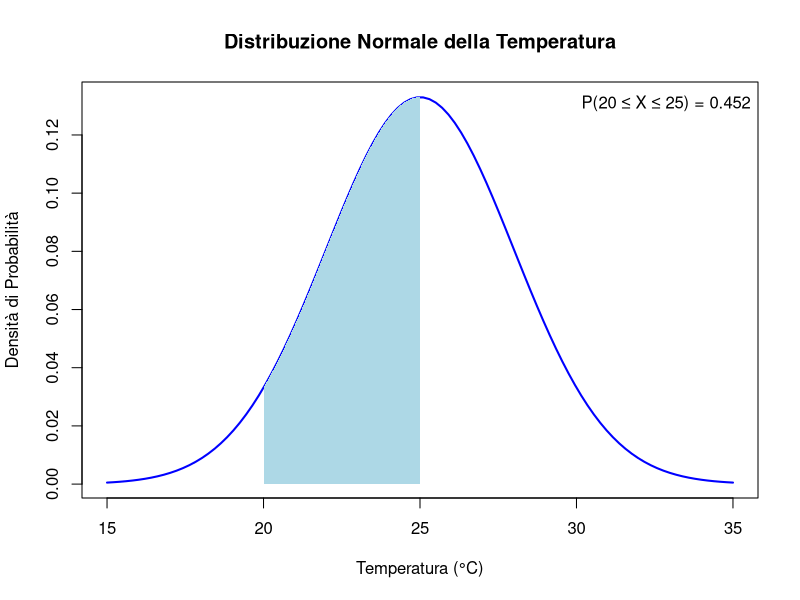
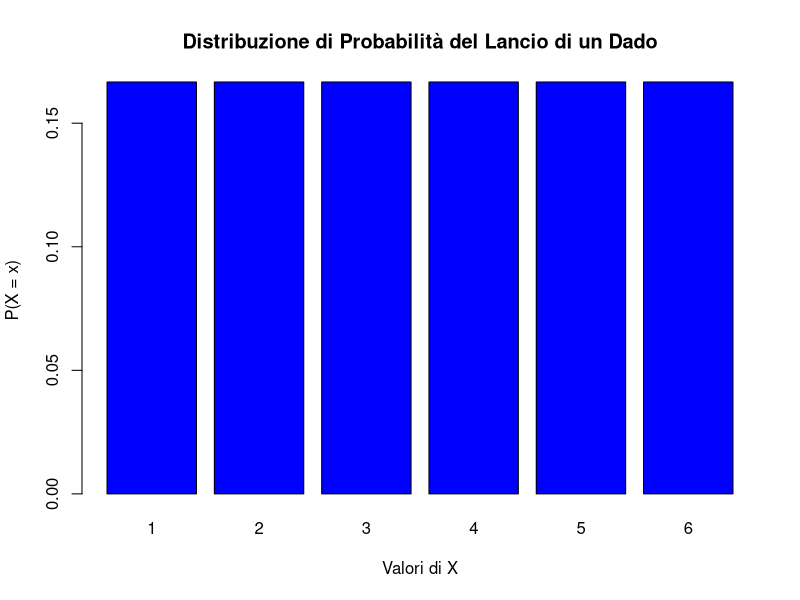
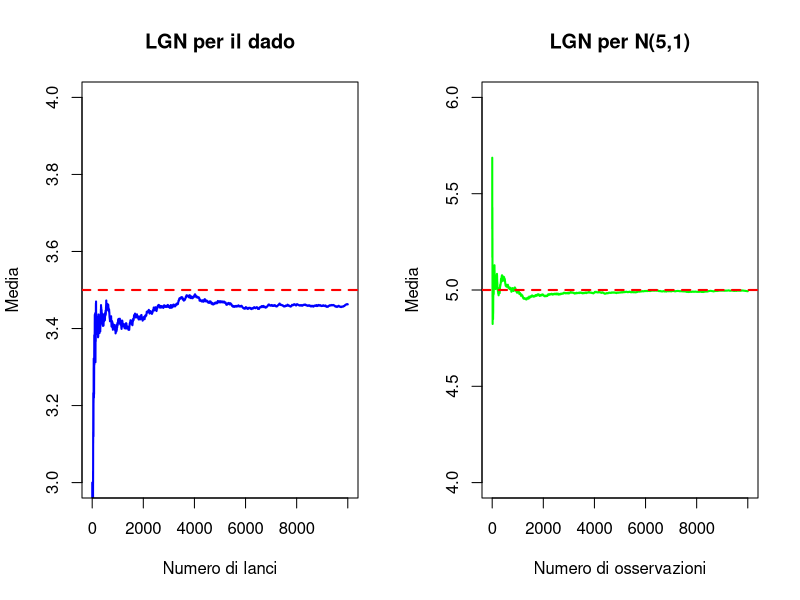
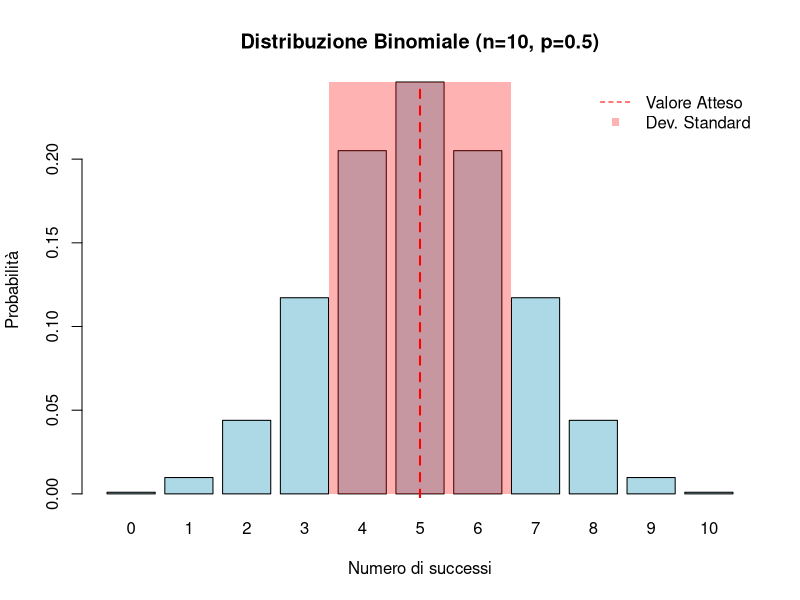
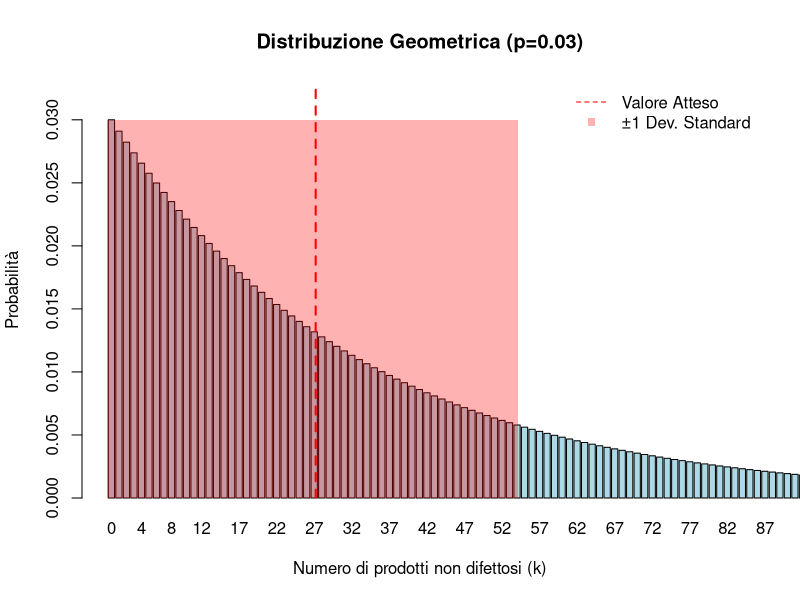
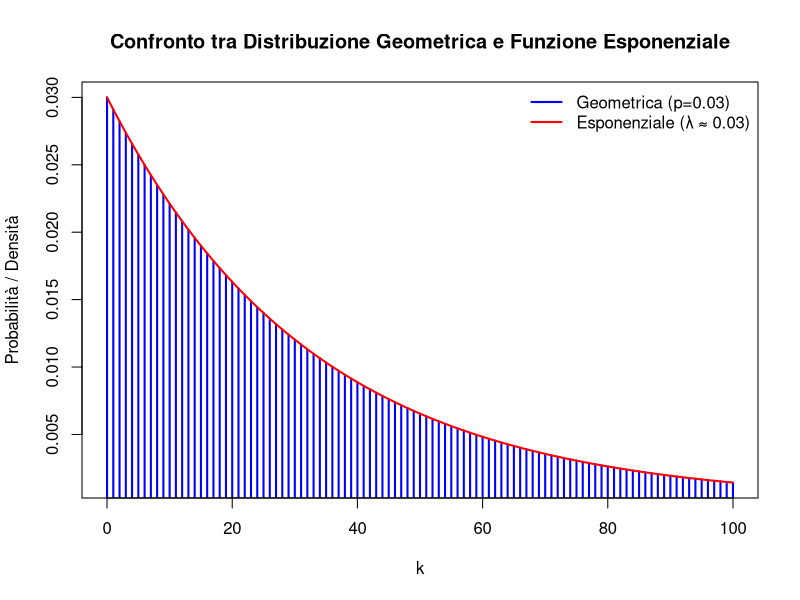
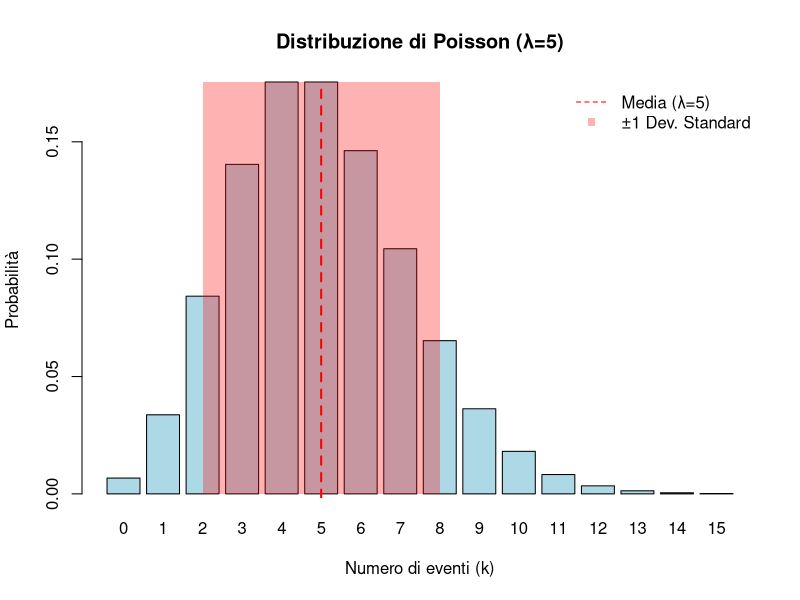
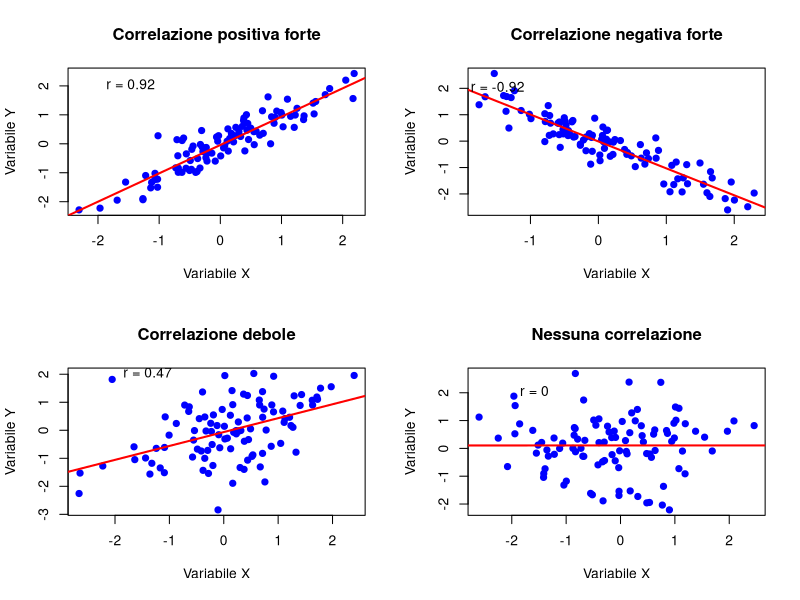

Write R code to recreate these figures, in order.
# Parametri della distribuzione normale
mu <- 25  # Media della temperatura
sigma <- 3  # Deviazione standard

# Generiamo valori tra 15 e 35
x <- seq(15, 35, length=100)

# Calcoliamo la funzione di densità di probabilità (PDF)
pdf_vals <- dnorm(x, mean=mu, sd=sigma)

# Creiamo il grafico della distribuzione normale
plot(x, pdf_vals, type="l", col="blue", lwd=2,
     main="Distribuzione Normale della Temperatura",
     xlab="Temperatura (°C)", ylab="Densità di Probabilità")

# Evidenziamo la probabilità che la temperatura sia tra 20 e 25
x_fill <- seq(20, 25, length=100)
y_fill <- dnorm(x_fill, mean=mu, sd=sigma)
polygon(c(20, x_fill, 25), c(0, y_fill, 0), col="lightblue", border=NA)

# Mostriamo la probabilità calcolata
prob <- pnorm(25, mean=mu, sd=sigma) - pnorm(20, mean=mu, sd=sigma)
legend("topright", legend=sprintf("P(20 ≤ X ≤ 25) = %.3f", prob), bty="n")

# -----------------------------------------------

# Possibili valori della variabile X
X <- 1:6  

# Probabilità associate (dado equo)
prob_X <- rep(1/6, 6)  

# Grafico della funzione di massa di probabilità (PMF)
barplot(prob_X, names.arg = X, col = "blue",
        main = "Distribuzione di Probabilità del Lancio di un Dado",
        xlab = "Valori di X", ylab = "P(X = x)", border = "black")

# ----------------------- LGN -----------------------

set.seed(42)  # Per riproducibilità

# Variabile discreta: Lancio di un dado
n <- 10000
dado <- sample(1:6, n, replace=TRUE)
media_dado <- cumsum(dado) / (1:n)

# Variabile continua: Distribuzione Normale N(5,1)
normale <- rnorm(n, mean=5, sd=1)
media_normale <- cumsum(normale) / (1:n)

# Grafico
par(mfrow=c(1,2))  # Due grafici affiancati

plot(media_dado, type="l", col="blue", lwd=2, ylim=c(3,4),
     main="LGN per il dado", xlab="Numero di lanci", ylab="Media")
abline(h=3.5, col="red", lwd=2, lty=2)  # Media teorica

plot(media_normale, type="l", col="green", lwd=2, ylim=c(4,6),
     main="LGN per N(5,1)", xlab="Numero di osservazioni", ylab="Media")
abline(h=5, col="red", lwd=2, lty=2)  # Media teorica

# -----------------------------------------------

# Singolo grafico
par(mfrow=c(1,1))  # Parametri della distribuzione binomiale
n <- 10   # Numero di prove
p <- 0.5  # Probabilità di successo

# Calcolo di valore atteso e varianza
E_X <- n * p                # Valore atteso
Var_X <- n * p * (1 - p)    # Varianza
sd_X <- sqrt(Var_X)         # Deviazione standard

# Generazione dei dati
x <- 0:n
prob_x <- dbinom(x, size=n, prob=p)

# Generazione del barplot e salvataggio delle posizioni
bar_centers <- barplot(prob_x, names.arg=x, col="lightblue", border="black",
                       main="Distribuzione Binomiale (n=10, p=0.5)",
                       xlab="Numero di successi", ylab="Probabilità")

# Aggiunta della linea del valore atteso nel punto corretto
abline(v=bar_centers[which(x == E_X)], col="red", lty=2, lwd=2)

# Aggiunta della varianza (±1 deviazione standard) con un'area colorata
# Convertiamo E_X e sd_X nelle coordinate del grafico
E_X_pos <- bar_centers[which(x == E_X)]
sd_X_pos <- sd_X * (bar_centers[2] - bar_centers[1])  # Conversione della deviazione standard in coordinate del grafico

# Disegniamo il rettangolo
rect(E_X_pos - sd_X_pos, 0, E_X_pos + sd_X_pos, max(prob_x), col=rgb(1, 0, 0, 0.3), border=NA)

# Legenda per spiegare il valore atteso e la varianza
legend("topright", legend=c("Valore Atteso", "Dev. Standard"),
       col=c("red", rgb(1, 0, 0, 0.3)), lty=c(2, NA), pch=c(NA, 15), bty="n")

# -----------------------------------------------

# Parametri della distribuzione geometrica
p <- 0.03  # Probabilità di successo (prodotto difettoso)

# Calcolo del valore atteso e della deviazione standard
E_X <- (1 - p) / p          # Valore atteso
Var_X <- (1 - p) / p^2      # Varianza
sd_X <- sqrt(Var_X)         # Deviazione standard

# Generazione dei dati
k <- 0:100  # Numero di prodotti non difettosi prima del primo difettoso
prob_k <- dgeom(k, prob=p)  # Probabilità per ciascun valore di k

# Creazione del grafico
barplot(prob_k, names.arg=k, col="lightblue", border="black",
        main="Distribuzione Geometrica (p=0.03)",
        xlab="Numero di prodotti non difettosi (k)", ylab="Probabilità",
        xlim=c(0, 100), ylim=c(0, max(prob_k) * 1.1))

# Aggiunta della linea verticale per il valore atteso
abline(v=E_X + 1, col="red", lty=2, lwd=2)  # E_X + 1 perché i bar partono da k=0

# Aggiunta dell'area per ±1 deviazione standard
x_left <- E_X - sd_X  # Limite inferiore dell'intervallo
x_right <- E_X + sd_X # Limite superiore dell'intervallo

# Conversione in coordinate del grafico
rect(x_left + 0.5, 0, x_right + 0.5, max(prob_k), col=rgb(1, 0, 0, 0.3), border=NA)

# Legenda
legend("topright", legend=c("Valore Atteso", "±1 Dev. Standard"),
       col=c("red", rgb(1, 0, 0, 0.3)), lty=c(2, NA), pch=c(NA, 15), bty="n")

# -----------------------------------------------

# Parametri
p <- 0.03  # Probabilità di successo
k <- 0:100 # Valori di k

# Probabilità geometrica
prob_geom <- dgeom(k, prob=p)

# Funzione esponenziale (scalata per confronto)
lambda <- -log(1 - p)  # Parametro della distribuzione esponenziale
prob_exp <- p * exp(-lambda * k)

# Grafico
plot(k, prob_geom, type="h", col="blue", lwd=2,
     main="Confronto tra Distribuzione Geometrica e Funzione Esponenziale",
     xlab="k", ylab="Probabilità / Densità")
lines(k, prob_exp, type="l", col="red", lwd=2)
legend("topright", legend=c("Geometrica (p=0.03)", "Esponenziale (λ ≈ 0.03)"),
       col=c("blue", "red"), lty=1, lwd=2, bty="n")

# -----------------------------------------------

# Parametro della distribuzione di Poisson
lambda <- 5

# Valori di k (numero di eventi)
k <- 0:15

# Probabilità di Poisson
prob_k <- dpois(k, lambda)

# Creazione del grafico
bar_centers <- barplot(prob_k, names.arg=k, col="lightblue", border="black",
                       main="Distribuzione di Poisson (λ=5)",
                       xlab="Numero di eventi (k)", ylab="Probabilità")

# Aggiunta della linea verticale per la media
abline(v=bar_centers[lambda + 1], col="red", lty=2, lwd=2)

# Calcolo dei limiti per ±1 deviazione standard
sd_X <- sqrt(lambda)  # Deviazione standard
x_left <- floor(lambda - sd_X)
x_right <- ceiling(lambda + sd_X)

# Creazione dell'area ombreggiata
rect(bar_centers[x_left + 1], 0, 
     bar_centers[x_right + 1], 
     max(prob_k), 
     col=rgb(1, 0, 0, 0.3), 
     border=NA)

# Legenda
legend("topright", 
       legend=c("Media (λ=5)", "±1 Dev. Standard"),
       col=c("red", rgb(1, 0, 0, 0.3)), 
       lty=c(2, NA), 
       pch=c(NA, 15), 
       bty="n")

# -----------------------------------------------

# Set random seed for reproducibility
set.seed(123)

# Create a figure with 2x2 layout
par(mfrow=c(2,2))

# 1. Strong Positive Correlation (r ≈ 0.9)
x1 <- rnorm(100)
y1 <- x1 + rnorm(100, sd=0.4)
plot(x1, y1, main="Correlazione positiva forte",
     xlab="Variabile X", ylab="Variabile Y",
     col="blue", pch=19)
abline(lm(y1 ~ x1), col="red", lwd=2)
text(-2, 2, paste("r =", round(cor(x1, y1), 2)), pos=4)

# 2. Strong Negative Correlation (r ≈ -0.9)
x2 <- rnorm(100)
y2 <- -x2 + rnorm(100, sd=0.4)
plot(x2, y2, main="Correlazione negativa forte",
     xlab="Variabile X", ylab="Variabile Y",
     col="blue", pch=19)
abline(lm(y2 ~ x2), col="red", lwd=2)
text(-2, 2, paste("r =", round(cor(x2, y2), 2)), pos=4)

# 3. Weak Correlation (r ≈ 0.3)
x3 <- rnorm(100)
y3 <- 0.3*x3 + rnorm(100, sd=1)
plot(x3, y3, main="Correlazione debole",
     xlab="Variabile X", ylab="Variabile Y",
     col="blue", pch=19)
abline(lm(y3 ~ x3), col="red", lwd=2)
text(-2, 2, paste("r =", round(cor(x3, y3), 2)), pos=4)

# 4. No Correlation (r ≈ 0)
x4 <- rnorm(100)
y4 <- rnorm(100)
plot(x4, y4, main="Nessuna correlazione",
     xlab="Variabile X", ylab="Variabile Y",
     col="blue", pch=19)
abline(lm(y4 ~ x4), col="red", lwd=2)
text(-2, 2, paste("r =", round(cor(x4, y4), 2)), pos=4)

# Reset plotting parameters
par(mfrow=c(1,1))

# -----------------------------------------------

# Set random seed for reproducibility
set.seed(123)

# Generate two independent random variables
x <- rnorm(100, mean = 0, sd = 1)
y <- rnorm(100, mean = 0, sd = 1)

# Create the scatter plot
plot(x, y,
     main = "Two Independent Variables",
     xlab = "Variable X",
     ylab = "Variable Y",
     pch = 19,           # Solid circles for points
     col = "blue",       # Blue color for points
     cex = 1.2)         # Slightly larger points

# Add a horizontal and vertical line at 0 for reference
abline(h = 0, col = "gray", lty = 2)
abline(v = 0, col = "gray", lty = 2)

# Add correlation coefficient
text(-2, 2, paste("r =", round(cor(x, y), 2)), pos = 4)

# -----------------------------------------------

# Parametri della distribuzione ipergeometrica
N <- 100  # Dimensione della popolazione
K <- 25   # Numero di successi nella popolazione
n <- 10   # Dimensione del campione

# Valori di k (numero di successi nel campione)
k <- 0:min(n, K)  # k può andare da 0 al minimo tra n e K

# Probabilità ipergeometrica
prob_k <- dhyper(k, K, N - K, n)

# Creazione del grafico
bar_centers <- barplot(prob_k, names.arg=k, col="lightblue", border="black",
                       main="Distribuzione Ipergeometrica (N=100, K=25, n=10)",
                       xlab="Numero di successi (k)", ylab="Probabilità")

# Calcolo della media e della deviazione standard
E_X <- n * (K / N)  # Media
Var_X <- n * (K / N) * (1 - K / N) * ((N - n) / (N - 1))  # Varianza
sd_X <- sqrt(Var_X)  # Deviazione standard

# Aggiunta della linea verticale per la media
# Calcoliamo la posizione esatta della media tra i bar
E_X_pos <- bar_centers[1] + (E_X - k[1]) * (bar_centers[2] - bar_centers[1])
abline(v=E_X_pos, col="red", lty=2, lwd=2)

# Aggiunta dell'area per ±1 deviazione standard
# Convertiamo la deviazione standard in coordinate del grafico
bar_width <- bar_centers[2] - bar_centers[1]  # Larghezza di ciascun bar
sd_X_pos <- sd_X * bar_width  # Conversione della deviazione standard in coordinate del grafico

# Disegniamo il rettangolo per rappresentare ±1 deviazione standard
rect(E_X_pos - sd_X_pos, 0, E_X_pos + sd_X_pos, max(prob_k), col=rgb(1, 0, 0, 0.3), border=NA)

# Legenda
legend("topright", legend=c("Media (E(X)=2.5)", "±1 Dev. Standard"),
       col=c("red", rgb(1, 0, 0, 0.3)), lty=c(2, NA), pch=c(NA, 15), bty="n")

# -----------------------------------------------

# Parametri della distribuzione di Pascal
r <- 4  # Numero di successi desiderati
p <- 0.3  # Probabilità di successo

# Valori di k (numero di fallimenti)
k <- 0:20  # Consideriamo k da 0 a 20

# Probabilità di Pascal
prob_k <- dnbinom(k, size=r, prob=p)

# Creazione del grafico
bar_centers <- barplot(prob_k, names.arg=k, col="lightblue", border="black",
                       main="Distribuzione di Pascal (r=3, p=0.4)",
                       xlab="Numero di fallimenti (k)", ylab="Probabilità")

# Calcolo della media e della deviazione standard
E_X <- r * (1 - p) / p  # Media
E_X
Var_X <- r * (1 - p) / p^2  # Varianza
sd_X <- sqrt(Var_X)  # Deviazione standard
sd_X

# Aggiunta della linea verticale per la media
# Calcoliamo la posizione esatta della media tra i bar
E_X_pos <- bar_centers[1] + (E_X - k[1]) * (bar_centers[2] - bar_centers[1])
abline(v=E_X_pos, col="red", lty=2, lwd=2)

# Aggiunta dell'area per ±1 deviazione standard
# Convertiamo la deviazione standard in coordinate del grafico
bar_width <- bar_centers[2] - bar_centers[1]  # Larghezza di ciascun bar
sd_X_pos <- sd_X * bar_width  # Conversione della deviazione standard in coordinate del grafico

# Disegniamo il rettangolo per rappresentare ±1 deviazione standard
rect(E_X_pos - sd_X_pos, 0, E_X_pos + sd_X_pos, max(prob_k), col=rgb(1, 0, 0, 0.3), border=NA)

# Legenda
legend("topright", legend=c("Media (E(X)=9.3)", "±1 Dev. Standard"),
       col=c("red", rgb(1, 0, 0, 0.3)), lty=c(2, NA), pch=c(NA, 15), bty="n")

# -----------------------------------------------

# Parametri della distribuzione normale
mu <- 0    # Media
sigma <- 1 # Deviazione standard

# Valori di x
x <- seq(-4, 4, length.out=1000)  # Intervallo da -4 a 4

# Funzione di densità di probabilità (PDF)
pdf <- dnorm(x, mean=mu, sd=sigma)

# Creazione del grafico
plot(x, pdf, type="l", lwd=2, col="blue",
     main="Distribuzione Normale (μ=0, σ=1)",
     xlab="x", ylab="Densità di probabilità")

# Aggiunta della linea verticale per la media
abline(v=mu, col="red", lty=2, lwd=2)

# Aggiunta dell'area per ±1 deviazione standard
x_left <- mu - sigma  # Limite inferiore
x_right <- mu + sigma # Limite superiore
x_fill <- seq(x_left, x_right, length.out=100)  # Intervallo da riempire
pdf_fill <- dnorm(x_fill, mean=mu, sd=sigma)    # PDF nell'intervallo
polygon(c(x_fill, rev(x_fill)), c(pdf_fill, rep(0, length(pdf_fill))),
        col=rgb(1, 0, 0, 0.3), border=NA)

# Legenda
legend("topright", legend=c("Media (μ=0)", "±1 Dev. Standard"),
       col=c("red", rgb(1, 0, 0, 0.3)), lty=c(2, NA), pch=c(NA, 15), bty="n")

# -----------------------------------------------

# Definizione dei valori di x
x <- seq(-10, 10, length.out=1000)  # Intervallo da -10 a 10

# Definizione di diversi valori di mu e sigma^2
mu_values <- c(0, 2, -2)       # Diverse medie
sigma_values <- c(1, 2, 0.5)   # Diverse deviazioni standard (sigma)

# Creazione del grafico
plot(x, dnorm(x, mean=mu_values[1], sd=sigma_values[1]), type="l", lwd=2, col="blue",
     ylim=c(0, 0.8), xlab="x", ylab="Densità di probabilità",
     main="Alcune Distribuzioni Normali")

# Aggiunta delle altre curve
lines(x, dnorm(x, mean=mu_values[2], sd=sigma_values[2]), col="red", lwd=2)
lines(x, dnorm(x, mean=mu_values[3], sd=sigma_values[3]), col="green", lwd=2)

# Legenda
legend("topright", legend=c("μ=0, σ²=1", "μ=2, σ²=4", "μ=-2, σ²=0.25"),
       col=c("blue", "red", "green"), lty=1, lwd=2, bty="n")

# -----------------------------------------------

# Valori di x
x <- seq(-4, 4, length.out=1000)

# Funzione di ripartizione (CDF) per una normale standard
cdf <- pnorm(x, mean=0, sd=1)

# Creazione del grafico
plot(x, cdf, type="l", lwd=2, col="blue",
     main="Funzione di Ripartizione (CDF) per una Normale Standard",
     xlab="x", ylab="F(x)")

# per una variabile binomiale
n <- 20  # Numero di prove
p <- 0.5 # Probabilità di successo

# Valori di x
x <- seq(0, n, length.out=1000)

# Funzione di ripartizione (CDF) per una binomiale
cdf <- pbinom(x, size=n, prob=p)

# Creazione del grafico
plot(x, cdf, type="s", lwd=2, col="red",
     main="Funzione di Ripartizione (CDF) per una Binomiale (n=20, p=0.5)",
     xlab="Numero di successi (x)", ylab="F(x)")

# -----------------------------------------------

# Caricare le librerie necessarie
library(ggplot2)

# Generare dati da una distribuzione esponenziale
set.seed(123)
data <- rexp(1000, rate = 1)  # Lambda = 1

# Standardizzazione (Z-score)
data_standardized <- scale(data)

# Trasformazione logaritmica
data_log <- log(data)

# Creazione di un data frame per ggplot2
df <- data.frame(
  Valore = c(data, as.vector(data_standardized), data_log),
  Tipo = rep(c("Esponenziale", "Z-score", "Logaritmica"), each = 1000)
)

# Creazione del grafico e distribuzioni
ggplot(df, aes(x = Valore, fill = Tipo)) +
  geom_density(alpha = 0.5) +
  labs(title = "Standardizzazione",
       x = "Valore", y = "Densità") +
  theme_minimal()

# -----------------------------------------------

# Parametri della distribuzione esponenziale
lambda <- 0.5  # Tasso (λ)

# Valori di x
x <- seq(0, 10, length.out=1000)

# PDF della distribuzione esponenziale
pdf <- dexp(x, rate=lambda)

# Calcolo di media e varianza
mu <- 1 / lambda  # Media: E(X) = 1/λ
sigma <- 1 / lambda  # Deviazione standard: σ = 1/λ

# Creazione del grafico
plot(x, pdf, type="l", lwd=2, col="blue",
     main="Distribuzione Esponenziale(λ=0.5)",
     xlab="x", ylab="Densità di probabilità")

# Aggiunta della linea verticale per la media
abline(v=mu, col="red", lty=2, lwd=2)

# Aggiunta dell'area per ±1 deviazione standard
x_left <- mu - sigma  # Limite inferiore
x_right <- mu + sigma # Limite superiore
x_fill <- seq(x_left, x_right, length.out=100)  # Intervallo da riempire
pdf_fill <- dexp(x_fill, rate=lambda)  # PDF nell'intervallo
polygon(c(x_fill, rev(x_fill)), c(pdf_fill, rep(0, length(pdf_fill))),
        col=rgb(1, 0, 0, 0.3), border=NA)

# Legenda
legend("topright", legend=c("Media (E(X)=2)", "±1 Dev. Standard"),
       col=c("red", rgb(1, 0, 0, 0.3)), lty=c(2, NA), pch=c(NA, 15), bty="n")

